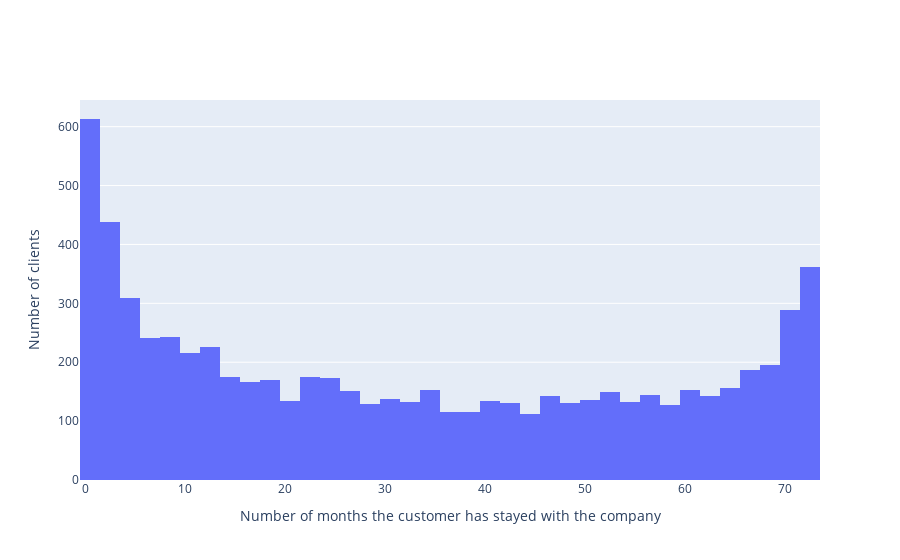

The notebook cell saved with this chart:
### Code cell
fig_hist = go.Figure(data=[go.Histogram(x=df.tenure)])
fig_hist.update_layout(
    xaxis_title="Number of months the customer has stayed with the company",
    yaxis_title="Number of clients")
fig_hist.show()
fig_hist.write_html("gr1_3.html")

### Figure 1 — Plotly figure (JSON) as saved in the notebook; plotly's stock layout.template omitted (floating-point values rounded to 4 significant figures; data arrays with more than 128 entries replaced by an {"elided": "..."} marker saying what was removed)
{"data": [{"type": "histogram", "x": {"elided": "7032 int values"}}], "layout": {"xaxis": {"title": {"text": "Number of months the customer has stayed with the company"}}, "yaxis": {"title": {"text": "Number of clients"}}}}
